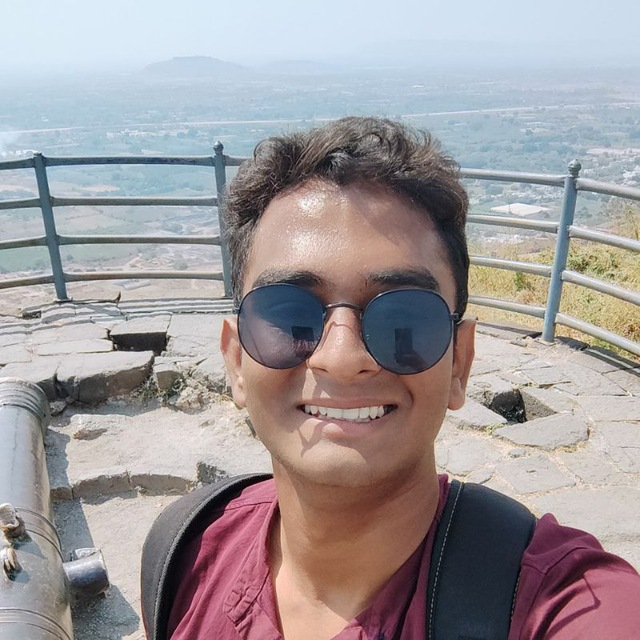
#> input picture ad_python/pratik.jpg, 640 x 640 px
$ python cartooning.py
#> lines starting #> are read from the running program, lines starting #| are printed output that depends on the picture; after the words box and inside, x2 and y2 are one past the last pixel; in counts of white or black regions, pixels touching at a corner belong together
from IPython import get_ipython
from IPython.display import display
import cv2

class Cartoonizer:
    """Cartoonizer effect
    A class that applies a cartoon effect to an image.
    The class uses a bilateral filter and adaptive thresholding to create
    a cartoon effect.
    """
    def __init__(self):
        pass

    def render(self, img_rgb):
#> called with img_rgb = 'pratik.jpg'
        img_rgb = cv2.imread(img_rgb)
#> img_rgb is the input picture: shape (640, 640, 3); mean B, G, R 154.7, 152.3, 159.2
        # Check if the image was loaded successfully
        if img_rgb is None:
            print(f"Error: Could not load image '{img_rgb}'")
            return None  # Or raise an exception

        img_rgb = cv2.resize(img_rgb, (1366, 768))
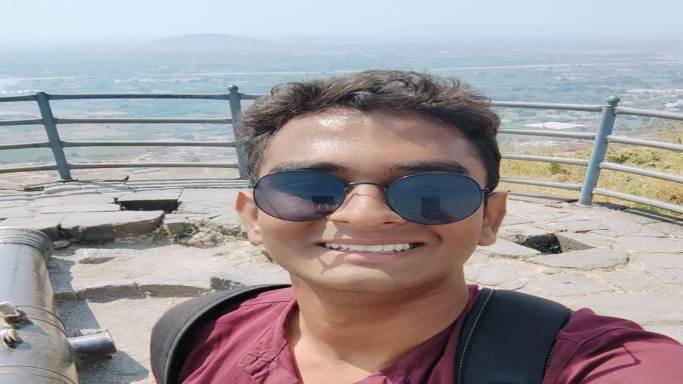
#> img_rgb: shape (768, 1366, 3) (shown at 1/2 size); mean B, G, R 154.6, 152.2, 159.1
        numDownSamples = 2  # number of downsampling steps
        numBilateralFilters = 50  # number of bilateral filtering steps

        # -- STEP 1 --
        # downsample image using Gaussian pyramid
        img_color = img_rgb
        for _ in range(numDownSamples):
            img_color = cv2.pyrDown(img_color)
#> this loop made 2 passes
#> pass 1, in render, `img_color = cv2.pyrDown(img_color)`:
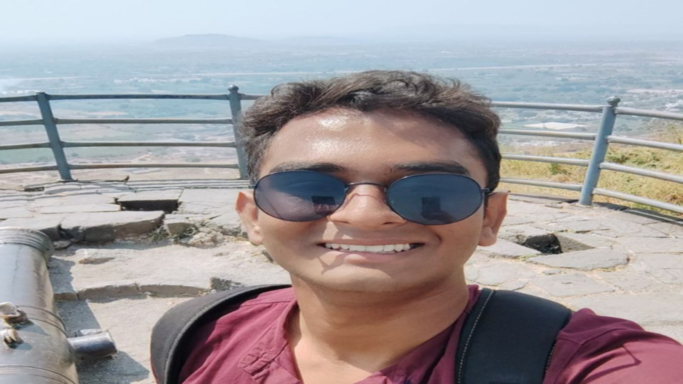
#> img_color: shape (384, 683, 3); mean B, G, R 154.7, 152.3, 159.1

        # repeatedly apply small bilateral filter instead of applying
        # one large filter
        for _ in range(numBilateralFilters):
            img_color = cv2.bilateralFilter(img_color, 9, 9, 7)
#> img_color: shape (192, 342, 3)

        # upsample image to original size
        for _ in range(numDownSamples):
            img_color = cv2.pyrUp(img_color)
#> this loop made 2 passes
#> pass 1, in render, `img_color = cv2.pyrUp(img_color)`:
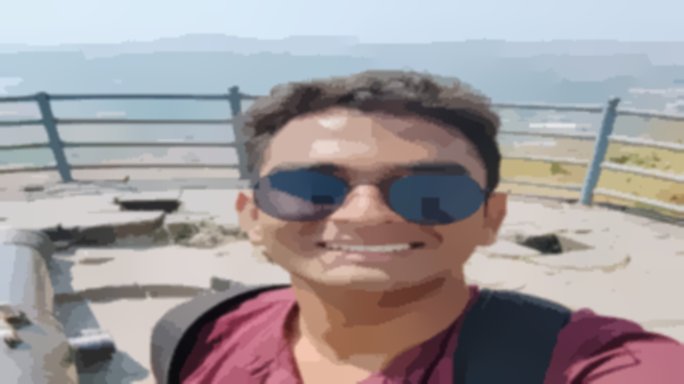
#> img_color: shape (384, 684, 3); mean B, G, R 154.9, 152.6, 159.3

        # -- STEPS 2 and 3 --
        # convert to grayscale and apply median blur
        img_gray = cv2.cvtColor(img_rgb, cv2.COLOR_RGB2GRAY)
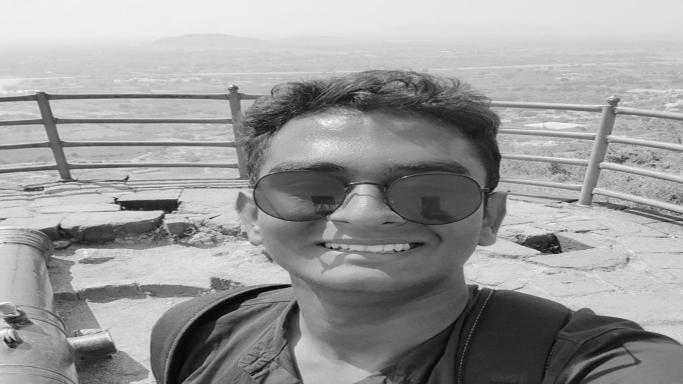
#> img_gray: shape (768, 1366) (shown at 1/2 size); min 3, max 254, mean 153.7
        img_blur = cv2.medianBlur(img_gray, 3)

        # -- STEP 4 --
        # detect and enhance edges
        img_edge = cv2.adaptiveThreshold(img_blur, 255,
                cv2.ADAPTIVE_THRESH_MEAN_C,
                cv2.THRESH_BINARY, 9, 2)
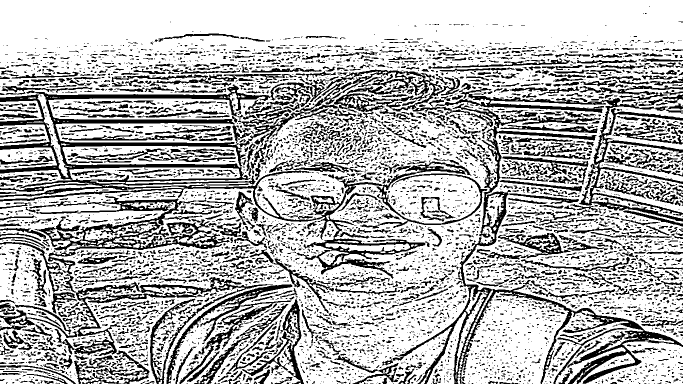
#> img_edge: shape (768, 1366) (shown at 1/2 size); 70.9% white; 6046 black regions (4360 under 20 px), largest, box (x1, y1, x2, y2) and area: (0, 139, 986, 558) 47099, (0, 392, 546, 768) 23702, (764, 265, 1366, 768) 19588

        # -- STEP 5 --
        # convert back to color so that it can be bit-ANDed with color image
        (x, y, z) = img_color.shape
#> x = 768; y = 1368; z = 3
        img_edge = cv2.resize(img_edge, (y, x))
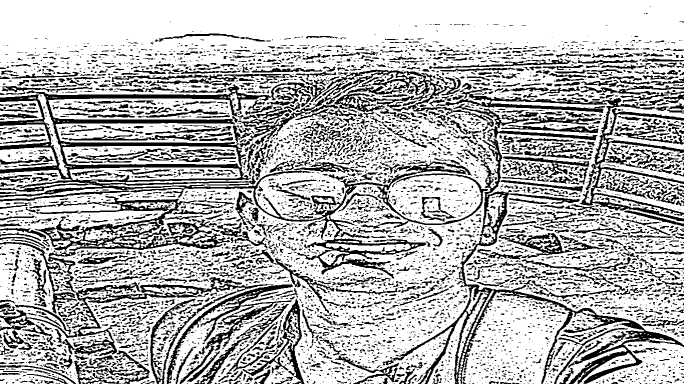
#> img_edge: shape (768, 1368) (shown at 1/2 size); min 0, max 255, mean 180.7
        img_edge = cv2.cvtColor(img_edge, cv2.COLOR_GRAY2RGB)
#> img_edge: shape (768, 1368, 3)
        cv2.imwrite("edge.png", img_edge)

        return cv2.bitwise_and(img_color, img_edge)
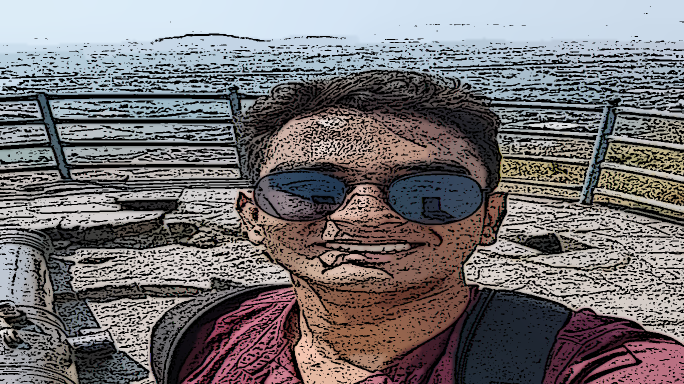
#> returned value: shape (768, 1368, 3) (shown at 1/2 size); mean of channels 0, 1, 2 114.8, 112.6, 116.7; drawn as B, G, R

tmp_canvas = Cartoonizer()

file_name = "pratik.jpg"  # File name should be provided here
res = tmp_canvas.render(file_name)

# Check if the image was processed successfully
if res is not None:
    cv2.imwrite("Cartoon version.jpg", res)
    cv2.imshow("Cartoon version", res)
    cv2.waitKey(0)
    cv2.destroyAllWindows()
